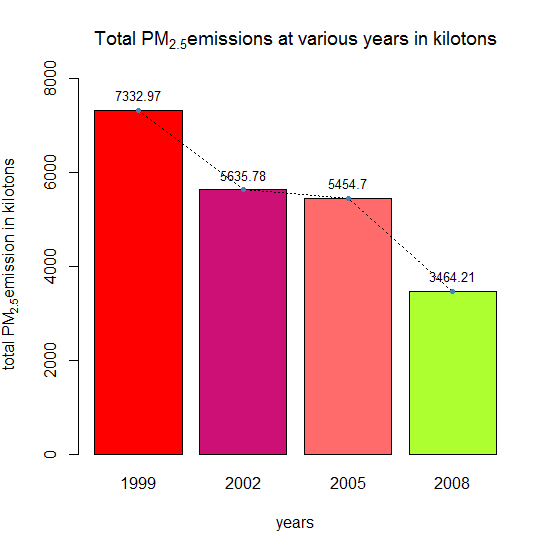

Write the R code that produced this figure.
# 1st question, plot data into "plot1.png", width=number.add.width, height=number.add.height)
# Group total NEI emissions per year:
TotalEmissions <- summarise(group_by(NEI, year), Emissions=sum(Emissions))
colorstoplot <- c("red", "deeppink3", "indianred1", "greenyellow")
x1<-barplot(height=TotalEmissions$Emissions/1000, 
	        	names.arg=TotalEmissions$year,
        	  xlab="years", 	
		        ylab=expression("total PM"[2.5]*"emission in kilotons"),
	         	ylim=c(0,8000),
          	main=expression("Total PM"[2.5]*"emissions at various years in kilotons"),
		        col=colorstoplot)

# Add text and dot lines at top of bars
text(x = x1, y = round(TotalEmissions$Emissions/1000,2), label = round(TotalEmissions$Emissions/1000,2), pos = 3, cex = 0.8, col = "black")
lines(x = x1, y =TotalEmissions$Emissions/1000 , lwd = 1, lty = 3, col = 'black')
points(x = x1, y =TotalEmissions$Emissions/1000, pch = 20, col = 'steelblue')
